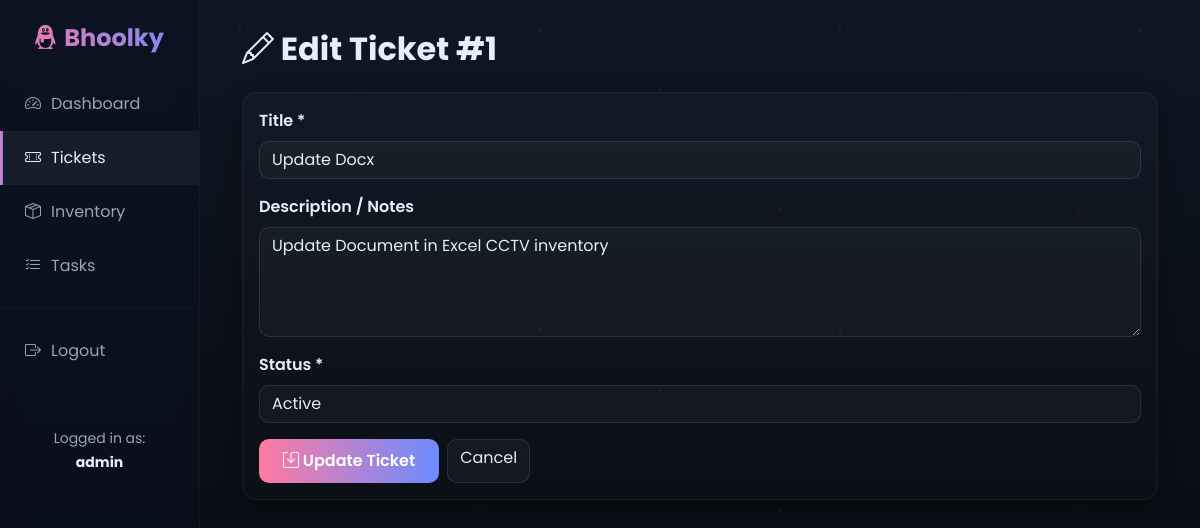
Page /tickets/edit/1 (signed in) on the earlier database version.
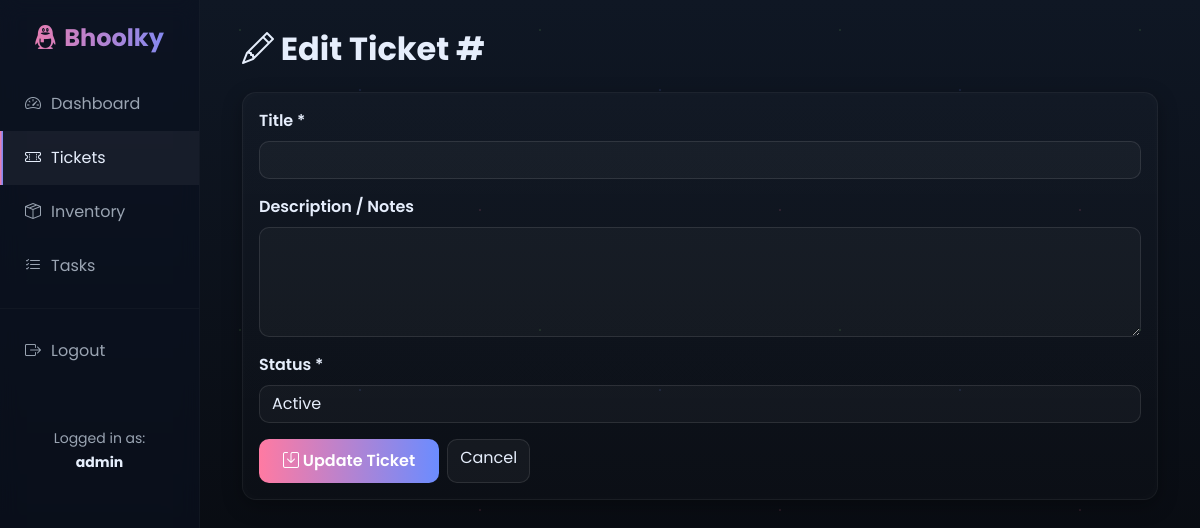
Same page on the later database version.
### tables this page shows
CREATE TABLE tickets
                 (id INTEGER PRIMARY KEY AUTOINCREMENT,
                  title TEXT NOT NULL,
                  description TEXT,
                  status TEXT DEFAULT 'Active',
                  created_by INTEGER,
                  created_at TIMESTAMP DEFAULT CURRENT_TIMESTAMP,
                  updated_at TIMESTAMP DEFAULT CURRENT_TIMESTAMP,
                  FOREIGN KEY (created_by) REFERENCES users(id));

### app.py (the view, shortened to what this page needs)
@app.route('/tickets/edit/<int:id>', methods=['GET', 'POST'])
@login_required
def edit_ticket(id):
    conn = sqlite3.connect('business_system.db')
    c = conn.cursor()
    c.execute("SELECT * FROM tickets WHERE id = ?", (id,))
    ticket = c.fetchone()
    c.execute("SELECT * FROM ticket_attachments WHERE ticket_id = ?", (id,))
    attachments = c.fetchall()
    conn.close()
    return render_template('edit_ticket.html', ticket=ticket, attachments=attachments)

### app.py (called while the page is built)
def login_required(f):
    @wraps(f)
    def decorated_function(*args, **kwargs):
        if 'user_id' not in session:
            flash('Please log in to access this page.', 'warning')
            return redirect(url_for('login'))
        return f(*args, **kwargs)
    return decorated_function

### templates/edit_ticket.html (shortened to what this page needs)
{% extends "base.html" %}
{% block content %}
<div class="container-fluid">
    <h2 class="mb-4" style="color: var(--text); font-weight: 700;"><i class="bi bi-pencil"></i> Edit Ticket #{{ ticket[0] }}</h2>
    <div class="card">
        <div class="card-body">
            <form method="POST">
                <div class="mb-3">
                    <label class="form-label" style="color: var(--text); font-weight: 600;">Title *</label>
                    <input type="text" class="form-control" name="title" value="{{ ticket[1] }}" required style="background: rgba(255,255,255,0.03); border: 1px solid rgba(255,255,255,0.08); color: var(--text); border-radius: 10px;">
                </div>
                <div class="mb-3">
                    <label class="form-label" style="color: var(--text); font-weight: 600;">Description / Notes</label>
                    <textarea class="form-control" name="description" rows="4" style="background: rgba(255,255,255,0.03); border: 1px solid rgba(255,255,255,0.08); color: var(--text); border-radius: 10px;">{{ ticket[2] }}</textarea>
                </div>
                <div class="mb-3">
                    <label class="form-label" style="color: var(--text); font-weight: 600;">Status *</label>
                    <select class="form-select" name="status" required style="background: rgba(255,255,255,0.03); border: 1px solid rgba(255,255,255,0.08); color: var(--text); border-radius: 10px;">
                        <option value="Active" {% if ticket[3] == 'Active' %}selected{% endif %}>Active</option>
                    </select>
                </div>
                <div class="d-flex gap-2">
                    <button type="submit" class="btn btn-primary btn-custom">
                        <i class="bi bi-save"></i> Update Ticket
                    </button>
                    <a href="{{ url_for('tickets') }}" class="btn btn-secondary">Cancel</a>
                </div>
            </form>
        </div>
    </div>
</div>
{% endblock %}

Differences in the rows shown:
removed tickets: id "1", title "Update Docx", description "Update Document in Excel CCTV inventory", status "Active"
Other differences:
form field status: (not shown) → "Active"
